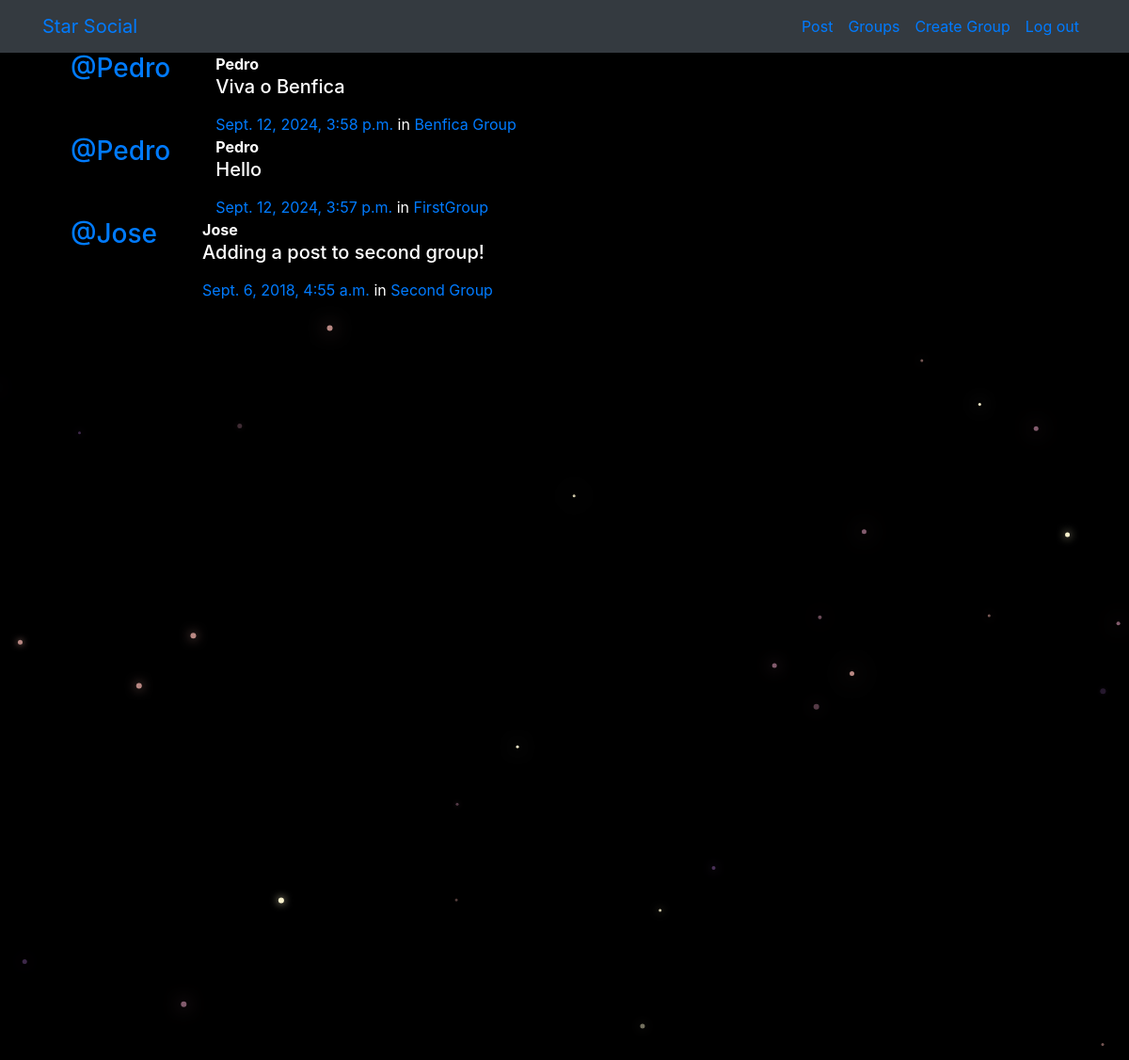
The page /posts/ (signed in) on the database its author committed.
### posts/models.py (models this page shows, shortened)
class Post(models.Model):
    user = models.ForeignKey(User, related_name="posts",on_delete=models.CASCADE)
    created_at = models.DateTimeField(auto_now=True)
    message = models.TextField()
    message_html = models.TextField(editable=False)
    group = models.ForeignKey(Group, related_name="posts",null=True, blank=True,on_delete=models.CASCADE)
    class Meta:
        ordering = ["-created_at"]
        unique_together = ["user", "message"]

### groups/models.py (models this page shows, shortened)
class Group(models.Model):
    name = models.CharField(max_length=255, unique=True)
    slug = models.SlugField(allow_unicode=True, unique=True)
    description = models.TextField(blank=True, default='')
    description_html = models.TextField(editable=False, default='', blank=True)
    members = models.ManyToManyField(User,through="GroupMember")
    class Meta:
        ordering = ["name"]

### posts/views.py (the view)
# urls.py: path('', views.PostList.as_view(), name="all"),
class PostList(SelectRelatedMixin, generic.ListView):
    model = models.Post
    select_related = ("user", "group")

### posts/templates/posts/post_list.html (shortened to what this page needs)
{% extends "posts/post_base.html" %}
{% load humanize %}
{% block post_content %}
<div class="col-md-8">
	{% for post in post_list %}
  {% include "posts/_post.html" %}
	{% endfor %}
</div>
{% endblock %}

### posts/templates/posts/_post.html (shortened to what this page needs)
<div class="media">
	<h3 class="mr-5"><a href="{% url 'posts:for_user' username=post.user.username %}">@{{ post.user.username }}</a></h3>
	<div class="media-body">
		<strong>{{ post.user.username }}</strong>
		<h5>{{ post.message_html|safe }}</h5>
			<time class="time"><a href="{% url 'posts:single' username=post.user.username pk=post.pk %}">{{ post.created_at }}</a></time>
			{% if post.group %}
			<span class="group-name">in <a href="#">{{ post.group.name }}</a></span>
			{% endif %}
	</div>
</div>

### static/simplesocial/css/master.css (style rules this page uses)
body { margin: 0; overflow: hidden; background-color: black; color:white; }

### rows shown on the page
Post: user.username "Pedro", message_html "Viva o Benfica", created_at "Sept. 12, 2024, 3:58 p.m.", group.name "Benfica Group"
Post: user.username "Pedro", message_html "Hello", created_at "Sept. 12, 2024, 3:57 p.m.", group.name "FirstGroup"
Post: user.username "Jose", message_html "Adding a post to second group!", created_at "Sept. 6, 2018, 4:55 a.m.", group.name "Second Group"
